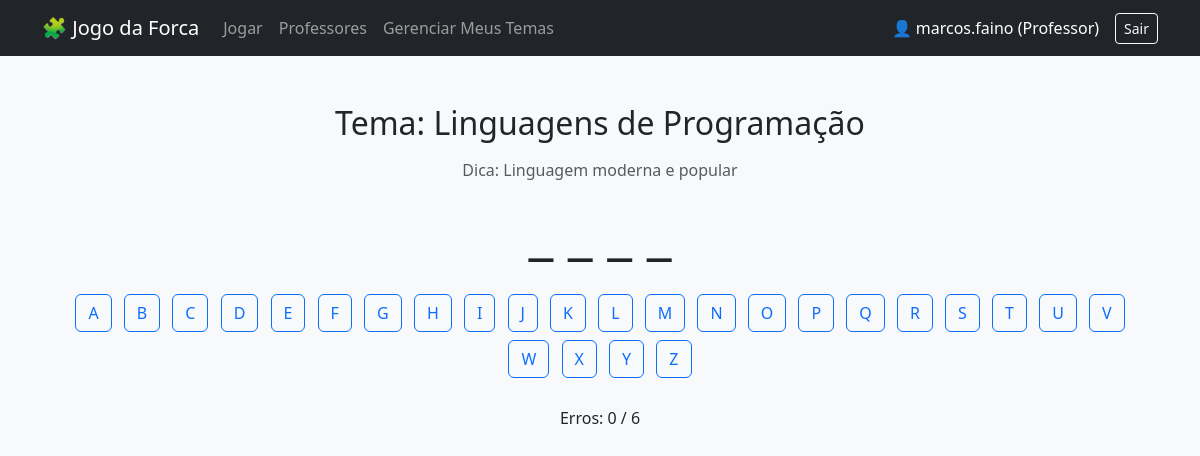
The app's page /jogar/palavra/1/ (signed in) with its own data.
### forca/models.py (models this page shows, shortened)
class Tema(models.Model):
    nome = models.CharField(max_length=100)
    criado_por = models.ForeignKey(User, on_delete=models.CASCADE, related_name='temas')

class Palavra(models.Model):
    tema = models.ForeignKey(Tema, on_delete=models.CASCADE, related_name='palavras')
    texto = models.CharField(max_length=50)
    dica = models.CharField(max_length=200, blank=True)
    texto_extra = models.TextField(blank=True)
    criado_por = models.ForeignKey(User, on_delete=models.CASCADE, related_name='palavras')

### forca/views.py (the view)
# urls.py: path('jogar/palavra/<int:pk>/', views.JogarPalavraView.as_view(), name='jogar-palavra'),
class JogarPalavraView(View):
    def get(self, request, pk):
        palavra = get_object_or_404(Palavra, pk=pk)
        return render(request, 'forca/jogo.html', {
            'palavra_id': palavra.pk,
            'tema': palavra.tema.nome,
            'dica': palavra.dica,
        })

### forca/templates/forca/jogo.html (shortened to what this page needs)
{% extends 'forca/base.html' %}
{% block content %}
<div class="container mt-5 text-center">
  <h2 class="mb-3">Tema: {{ tema }}</h2>
  {% if dica %}
  <p class="text-muted">Dica: {{ dica }}</p>
  {% endif %}
  <h1 id="palavraDisplay" class="display-4 mb-4">_ _ _ _</h1>
  <div id="letras" class="mb-4">
    {% for letra in 'ABCDEFGHIJKLMNOPQRSTUVWXYZ' %}
      <button class="btn btn-outline-primary m-1" onclick="tentar('{{ letra }}')" id="btn_{{ letra }}">{{ letra }}</button>
    {% endfor %}
  </div>
  <p>Erros: <span id="erros">0</span> / 6</p>
</div>
{% endblock %}

### forca/templates/forca/base.html (shortened to what this page needs)
<!DOCTYPE html>
<html lang="pt-br">
<head>
    <link href="https://cdn.jsdelivr.net/npm/bootstrap@5.3.0/dist/css/bootstrap.min.css" rel="stylesheet">
</head>
<body class="bg-light">
<nav class="navbar navbar-expand-lg navbar-dark bg-dark">
  <div class="container">
    <a class="navbar-brand d-flex align-items-center" href="{% url 'home' %}">
      🧩 Jogo da Forca
    </a>
    <div class="collapse navbar-collapse" id="navbarContent">
      <ul class="navbar-nav me-auto mb-2 mb-lg-0 align-items-center">
        <li class="nav-item">
          <a class="nav-link" href="{% url 'jogar-menu' %}">Jogar</a>
        </li>
        <li class="nav-item">
          <a class="nav-link" href="{% url 'professor_list' %}">Professores</a>
        </li>
        {% if user.is_authenticated and user.is_staff %}
        <li class="nav-item">
          <a class="nav-link" href="{% url 'tema-gerenciar' %}">Gerenciar Meus Temas</a>
        </li>
        {% endif %}
      </ul>
      <ul class="navbar-nav ms-auto align-items-center">
        {% if user.is_authenticated %}
        <li class="nav-item">
          <span class="navbar-text text-white me-3 d-flex align-items-center">
            👤 {{ user.username }} {% if user.is_staff %}(Professor){% endif %}
          </span>
        </li>
        <li class="nav-item">
          <form method="post" action="{% url 'logout' %}" class="d-inline">
            <button type="submit" class="btn btn-outline-light btn-sm">Sair</button>
          </form>
        </li>
        {% endif %}
      </ul>
    </div>
  </div>
</nav>
<div class="container">
  {% block content %}{% endblock %}
</div>
</body>
</html>

### records on screen
Tema: nome "Linguagens de Programação"
Palavra: dica "Linguagem moderna e popular"

### other values on screen
{{ user.username }} "marcos.faino"
{{ letra }} "A" "B" "C" "D" "E" "F" "G" "H" "I" "J" "K" "L" "M" "N" "O" "P" "Q" "R" "S" "T" "U" "V" "W" "X" "Y" "Z"
